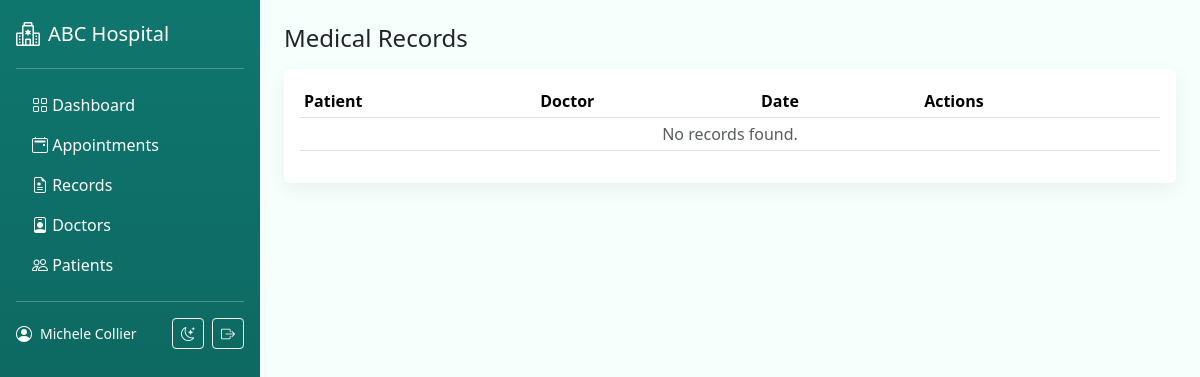
The app's page /records/ (signed in), older data.
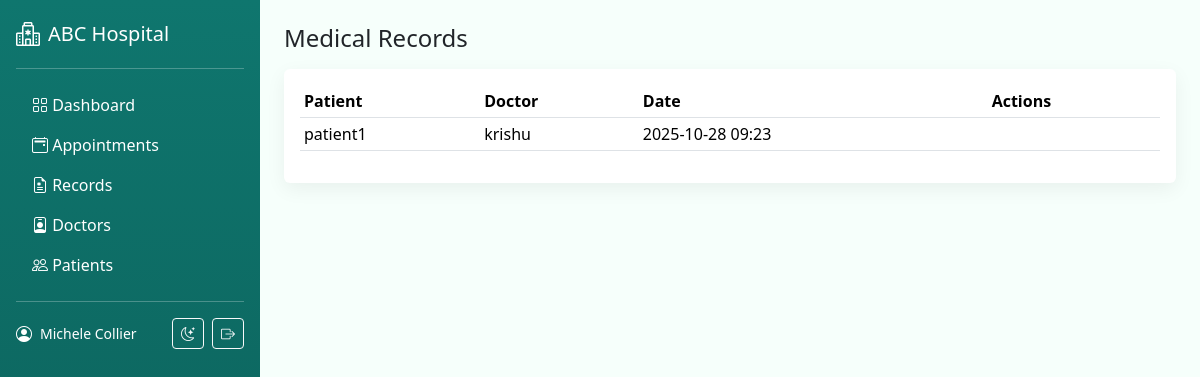
The same page, newer data.
### accounts/models.py (models this page shows, shortened)
class User(AbstractUser):
    class Roles(models.TextChoices):
        ADMIN = "ADMIN", _("Admin")
        DOCTOR = "DOCTOR", _("Doctor")
        PATIENT = "PATIENT", _("Patient")
    role = models.CharField(
        max_length=20,
        choices=Roles.choices,
        default=Roles.PATIENT,
        help_text=_("Determines the user dashboard and permissions."),
    )
    def is_doctor(self) -> bool:
        return self.role == self.Roles.DOCTOR

### records/models.py (models this page shows, shortened)
class MedicalRecord(models.Model):
    patient = models.ForeignKey(settings.AUTH_USER_MODEL, on_delete=models.CASCADE, related_name="medical_records")
    doctor = models.ForeignKey(settings.AUTH_USER_MODEL, on_delete=models.SET_NULL, null=True, related_name="authored_records")
    appointment = models.ForeignKey('appointments.Appointment', on_delete=models.SET_NULL, null=True, blank=True)
    diagnosis = models.TextField(blank=True)
    prescription = models.TextField(blank=True)
    notes = models.TextField(blank=True)
    created_at = models.DateTimeField(default=timezone.now)

### records/views.py (the view)
# urls.py: path('', views.list_records, name='list'),
@login_required
def list_records(request):
    if request.user.is_doctor():
        qs = MedicalRecord.objects.select_related('patient', 'doctor')
    else:
        qs = MedicalRecord.objects.filter(patient=request.user)
    return render(request, 'records/list.html', { 'records': qs[:200] })

### templates/records/list.html (shortened to what this page needs)
{% extends 'base.html' %}
{% block content %}
<div class="d-flex justify-content-between align-items-center mb-3">
  <h4 class="mb-0">Medical Records</h4>
</div>
<div class="card p-3">
  <div class="table-responsive">
    <table class="table table-sm align-middle">
      <thead><tr><th>Patient</th><th>Doctor</th><th>Date</th><th>Actions</th></tr></thead>
      <tbody>
        {% for r in records %}
        <tr>
          <td>{{ r.patient }}</td>
          <td>{{ r.doctor }}</td>
          <td>{{ r.created_at|date:'Y-m-d H:i' }}</td>
          <td>
          </td>
        </tr>
        {% empty %}
        <tr><td colspan="4" class="text-center text-muted">No records found.</td></tr>
        {% endfor %}
      </tbody>
    </table>
  </div>
</div>
{% endblock %}

### templates/base.html (shortened to what this page needs)
<!DOCTYPE html>
<html lang="en" data-bs-theme="light">
<head>
  <link href="https://cdn.jsdelivr.net/npm/bootstrap@5.3.3/dist/css/bootstrap.min.css" rel="stylesheet">
  <link href="https://cdn.jsdelivr.net/npm/bootstrap-icons@1.11.3/font/bootstrap-icons.css" rel="stylesheet">
  {% load static %}
</head>
<body>
  <div class="d-flex" style="min-height:100vh;">
    <aside class="flex-shrink-0 p-3 text-bg-dark" style="width:260px;background:linear-gradient(180deg,var(--brand),#0b5b55);">
      <a href="/" class="d-flex align-items-center mb-3 mb-md-0 me-md-auto text-white text-decoration-none">
        <i class="bi bi-hospital fs-4 me-2"></i>
        <span class="fs-5">ABC Hospital</span>
      </a>
      <hr>
      <ul class="nav nav-pills flex-column mb-auto">
        <li class="nav-item"><a href="/" class="nav-link text-white"><i class="bi bi-grid"></i> Dashboard</a></li>
        <li><a href="/appointments/" class="nav-link text-white"><i class="bi bi-calendar2-event"></i> Appointments</a></li>
        <li><a href="/records/" class="nav-link text-white"><i class="bi bi-file-earmark-medical"></i> Records</a></li>
        <li><a href="/accounts/doctors/" class="nav-link text-white"><i class="bi bi-person-badge"></i> Doctors</a></li>
        <li><a href="/accounts/patients/" class="nav-link text-white"><i class="bi bi-people"></i> Patients</a></li>
      </ul>
      <hr>
      <div class="d-flex align-items-center text-white">
        <i class="bi bi-person-circle me-2"></i>
        <div class="small">{{ user.get_full_name|default:user.username }}</div>
        <div class="ms-auto d-flex gap-2">
          <button id="themeToggle" class="btn btn-sm btn-outline-light"><i class="bi bi-moon-stars"></i></button>
          <a href="/accounts/logout/" class="btn btn-sm btn-outline-light"><i class="bi bi-box-arrow-right"></i></a>
        </div>
      </div>
    </aside>
    <main class="flex-grow-1 p-4">
      {% block content %}{% endblock %}
    </main>
  </div>
</body>
</html>

### templates/base.html (style rules this page uses)
:root { --brand: #0f766e; --brand-2:#0ea5a4; --bg:#f6fffb; }
body { background-color: var(--bg); }
.card { border: 0; box-shadow: 0 6px 20px rgba(0,0,0,0.06); }

Row changes from the older to the newer data that the page shows:
added MedicalRecord: patient "patient1", doctor "krishu", created_at "2025-10-28 09:23"
Text that changed along with them:
text no longer shown: "No records found."
